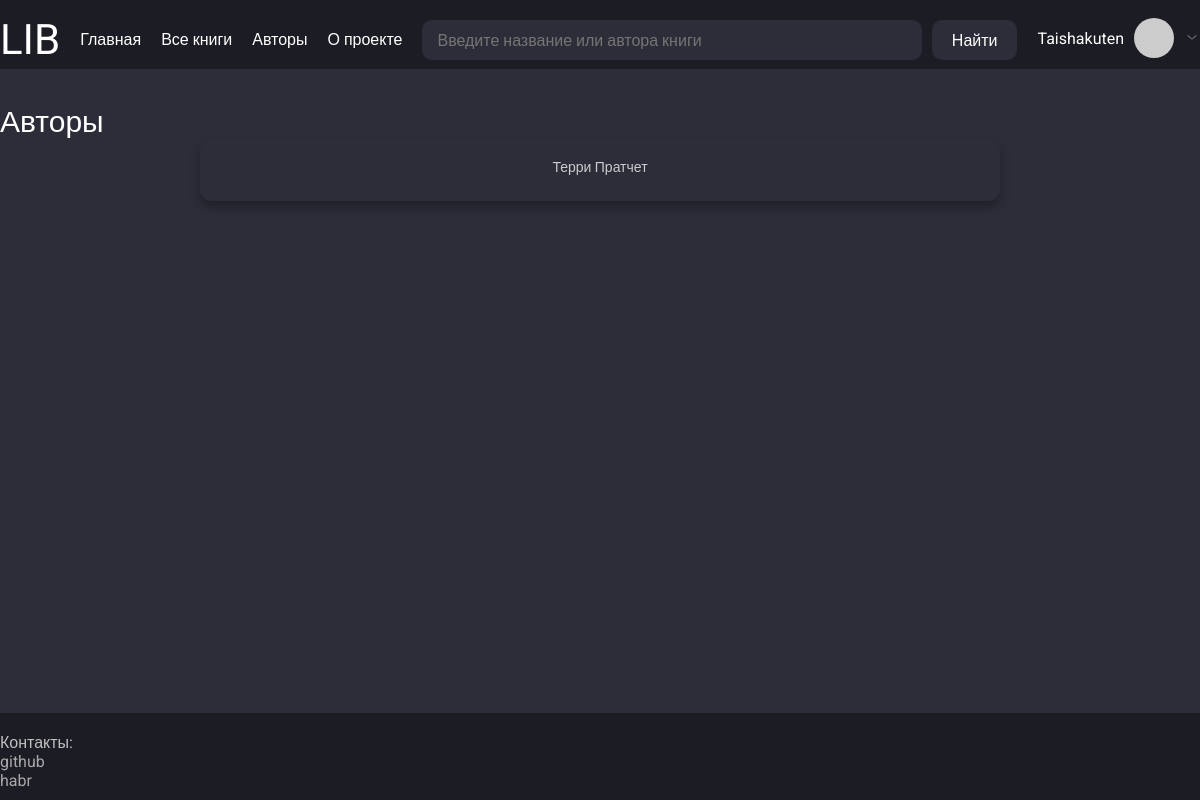
Page /authors (signed in) on the earlier database version.
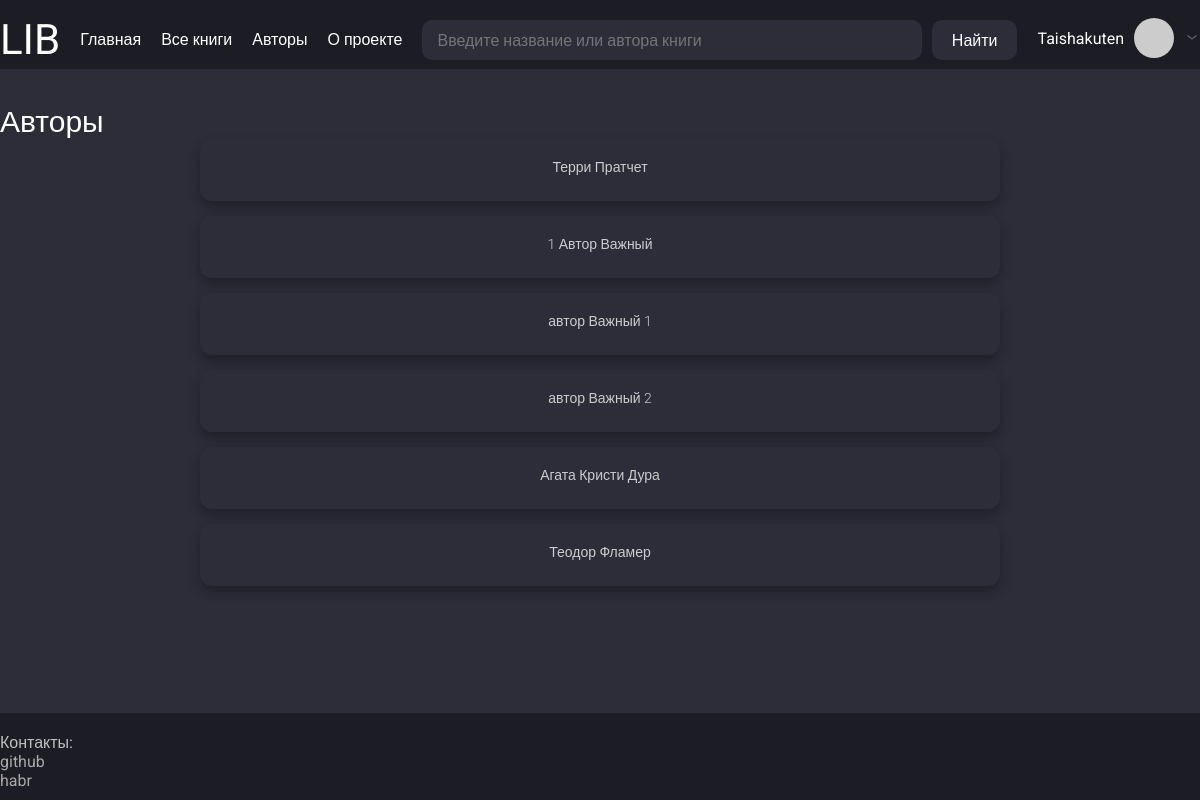
Same page on the later database version.
### app/models.py (models this page shows, shortened)
class User(UserMixin, db.Model):
    __tablename__ = "users"
    id = sa.Column(sa.Integer, primary_key=True, autoincrement=True)
    username = sa.Column(sa.String(50), index=True, unique=True, nullable=False)
    email = sa.Column(sa.String(120), index=True, unique=True, nullable=False)
    hashed_password = sa.Column(sa.String(256), nullable=True)
    status = sa.Column(sa.String(25), default="rejected", nullable=True)  # approved, pending
    role = sa.Column(sa.String(15), default="user", nullable=True)  # admin
    reviews = so.relationship("Review", back_populates="user", cascade="all, delete-orphan")
    books = so.relationship("Book", secondary=users_books, back_populates="users")
    def avatar(self, size):
        digest = md5(self.email.lower().encode('utf-8')).hexdigest()
        return f"https://www.gravatar.com/avatar/{digest}?s={size}&d=identicon"

class Author(db.Model):
    __tablename__ = "authors"
    id = sa.Column(sa.Integer, primary_key=True, autoincrement=True)
    name = sa.Column(sa.String(50), nullable=False, index=True)
    surname = sa.Column(sa.String(50), nullable=False, index=True)
    patronymic = sa.Column(sa.String(75), nullable=True)
    books = so.relationship("Book", secondary=authors_books, back_populates="authors")

### app/routes.py (the view)
@app.route("/authors")
def authors_list():
    params = {"title": "Авторы",
              "authors": get_all_authors(),
              "local_css_file": "reviews.css"}
    return render_template("all_authors.html", **params)

### app/models.py (called while the page is built)
@login.user_loader
def load_user(id):
    return db.session.get(User, int(id))

### app/services.py (called while the page is built)
def get_all_authors():
    return db.session.query(Author).all()

### app/templates/all_authors.html (shortened to what this page needs)
{% extends "base.html" %}
{% block content %}
<div class="user-reviews-page">
    <div class="reviews-list">
    {% for author in authors %}
        <div class="review-card">
            <p class="review-book-title"><a href="{{ url_for('author_detail', author_id=author.id) }}">
                {{ author.name }} {{ author.surname }} {% if author.patronymic %} {{ author.patronymic}} {% endif %}
            </a></p>
        </div>
    {% endfor %}
    </div>
    </div>
{% endblock %}

### app/templates/base.html (shortened to what this page needs)
<!DOCTYPE html>
<html lang="ru">
<head>
    <link href="{{ url_for('static', filename='/css/style.css') }}" rel="stylesheet">
    {% if local_css_file %}
        <link href="{{ url_for('static', filename='/css/' ~ local_css_file) }}" rel="stylesheet">
    {% endif %}
</head>
<body>
    <div class="wrapper">
        <header class="header">
            <div class="container header-container">
                <div class="header-logo-container">
                    <p class="header-logo"><a href="{{ url_for('index') }}" class="header-logo-link">LIB</a></p>
                </div>
                <ul class="header-menu">
                    <li><a href="{{ url_for('index') }}" class="header-logo-link">Главная</a></li>
                    <li><a href="{{ url_for('books_list') }}" class="header-logo-link">Все книги</a></li>
                    <li><a href="{{ url_for('authors_list') }}" class="header-logo-link">Авторы</a></li>
                    <li><a href="{{ url_for('about_project') }}" class="header-logo-link">О проекте</a></li>
                </ul>
                <div class="header-search-container">
                        <input type="search" class="header-search" placeholder="Введите название или автора книги" id="ajax-search" name="search" autocomplete="off">
                        <button class="search-button-submit" id="search-button">Найти</button>
                </div>
                <div class="header-user-container">
                    {% if current_user.is_authenticated %}
                        <p class="header-user-nickname">
                            <a href="{{ url_for('user_account', username=current_user.username) }}" class="user-nickname-link">{{ current_user.username }}</a>
                        </p>
                        <img class="header-user-img" src="{{ current_user.avatar(60) }}" alt="Аватар">
                        <button class="arrow-userinfo-button">
                            <img class="header-arrow-down" src="{{ url_for('static', filename='images/arrow-ios-down.svg') }}" alt="Стрелка вниз">
                        </button>
                    {% else %}
                        <p class="header-user-nickname">
                            <a href="{{ url_for('register') }}" class="user-nickname-link">Зарегистрироваться</a>
                            <a href="{{ url_for('login') }}" class="user-nickname-link">Войти</a>
                        </p>
                    {% endif %}
                </div>
            </div>
        </header>
        <main class="main">
            <div class="container">
                <div class="main-container">
                    <h1 class="main-title">{{ title }}</h1>
                    {% block content %}{% endblock %}
                </div>
            </div>
        </main>
        <footer class="footer">
            <div class="container">
                <div class="footer-container">
                    <div class="footer-contact-container">
                        <p class="contact-title">Контакты:</p>
                        <ul class="contact-list">
                            <li><a href="https://github.com/taishakutenn" class="footer-contact-link">github</a></li>
                            <li><a href="https://habr.com/ru/users/taishakuten" class="footer-contact-link">habr</a></li>
                        </ul>
                    </div>
                </div>
            </div>
        </footer>
    </div>
</body>
</html>

### app/static/css/style.css (style rules this page uses)
html, body { margin: 0; padding: 0; height: 100%; font-family: 'Roboto', sans-serif; background-color: #2D2D3A; color: #FFFFFF; }
.wrapper { min-height: 100%; display: flex; flex-direction: column; }
.container { max-width: 1220px; width: 100%; margin: 0 auto; padding-top: 15px; padding-bottom: 5px; }
.header { background-color: #1C1C24; width: 100%; }
.header-container { display: flex; justify-content: space-between; align-items: flex-start; gap: 20px; flex-wrap: wrap; }
.header-logo { font-size: 42px; margin: 0; }
.header-logo-link { text-decoration: none; color: inherit; }
.header-menu { display: flex; gap: 20px; list-style: none; padding: 0; margin-top: 15px; }
.header-search-container { display: flex; gap: 10px; flex-grow: 1; margin-top: 5px; position: relative; }
.header-search { background-color: #2D2D3A; border: none; border-radius: 10px; padding: 10px 15px; color: white; flex-grow: 1; height: 40px; box-sizing: border-box; }
.search-button-submit { background-color: #2D2D3A; border: none; border-radius: 10px; color: white; padding: 0 20px; height: 40px; cursor: pointer; box-sizing: border-box; }
.header-user-container { position: relative; display: flex; align-items: center; gap: 10px; margin-top: 3px; }
.header-user-nickname { margin: 0; }
.user-nickname-link { text-decoration: none; color: inherit; }
.header-user-img { width: 40px; height: 40px; border-radius: 50%; }
.arrow-userinfo-button { background: none; border: none; cursor: pointer; }
.header-arrow-down { width: 16px; height: 16px; }
.main { flex-grow: 1; padding: 20px 0; }
.main-container { display: flex; flex-direction: column; }
.main-title { font-size: 30px; }
.footer { background-color: #1C1C24; width: 100%; padding: 5px 0; }
.footer-container { display: flex; justify-content: space-between; }
.footer-contact-container { display: flex; flex-direction: column; }
.contact-title { color: #C0C0C0; }
.contact-list { margin-top: a; }
.footer-contact-link { color: #A9A9A9; text-decoration: none; }

### app/static/css/reviews.css (style rules this page uses)
.reviews-list { display: flex; flex-direction: column; gap: 15px; max-width: 800px; margin: 0 auto; }
.review-card, .review-detail-card { background-color: #2D2D3A; border-radius: 12px; padding: 20px; box-shadow: 0 6px 12px rgba(0, 0, 0, 0.3); transition: transform 0.2s ease; }
.review-author, .review-book-title, .review-author a { font-size: 14px; font-weight: 300; color: #CCCCCC; text-align: center; margin-bottom: 6px; }
.review-book-title a { text-decoration: none; color: inherit; }

Differences in the rows shown:
added Author: name "1", surname "Автор", patronymic "Важный"
added Author: name "автор", surname "Важный", patronymic "1"
added Author: name "автор", surname "Важный", patronymic "2"
added Author: name "Агата", surname "Кристи", patronymic "Дура"
added Author: name "Теодор", surname "Фламер"
